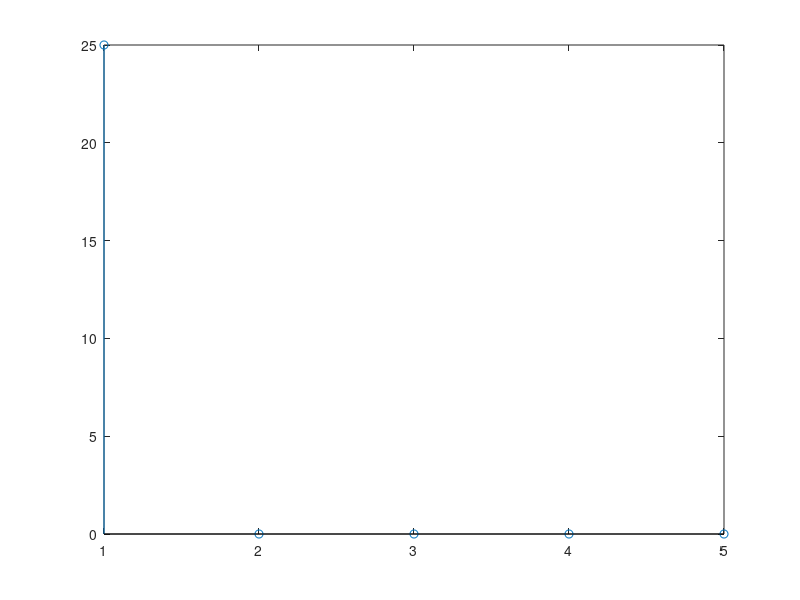

This figure's MATLAB source:
% Circular Convolution Method 1
clc
clear all
close all
a=input('Enter sequence a=');
b=input('Enter sequence b=');
N=input('Enter period N=');
m=length(a);
n=length(b);
if m<N
    a=[a zeros(1,N-m)];
elseif m>N
    for i=N+1:m
        k=mod(i,N);
        if k==0
            k=N;
        end
        a(k)=a(k)+a(i);
    end
    a=a(1:N);
end
if n<N
    b=[b zeros(1,N-n)];
elseif n>N
    for i=N+1:n
        k=mod(i,N);
        if k==0
            k=N;
        end
        b(k)=b(k)+b(i);
    end
    b=b(1:N);
end
c=zeros(1,N);
for i=1:N
        for j=1:N
            k=i-j+1;
            if(i-j+1<1)
                k=k+N;
            end
            c(i)=c(i)+a(j)*b(k);
        end
end
disp(c)
stem(c)